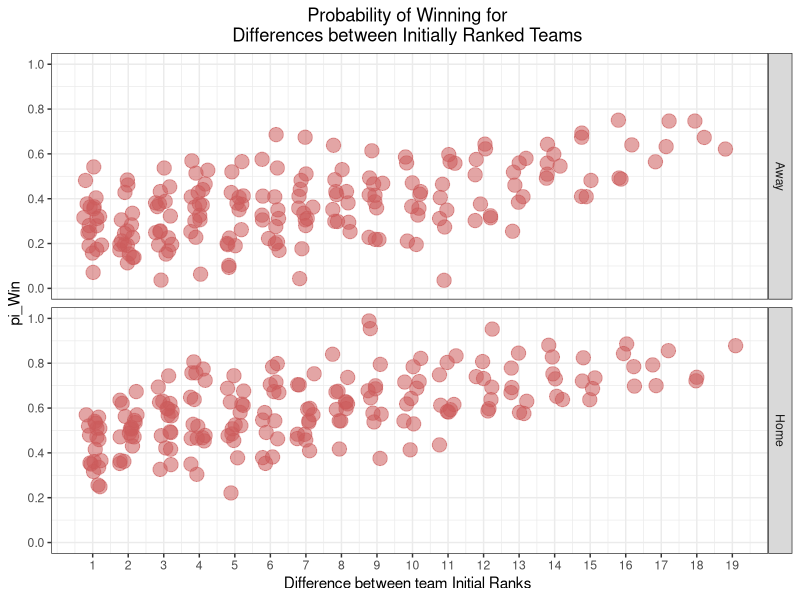
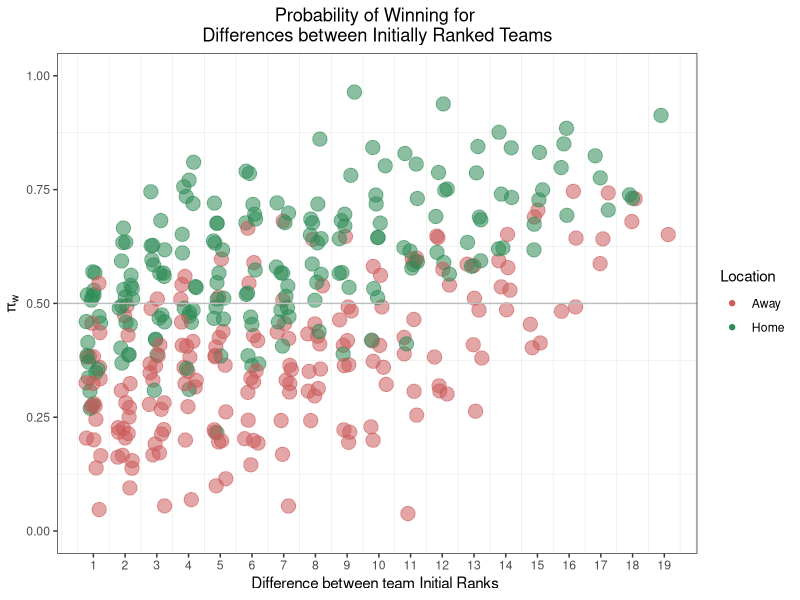
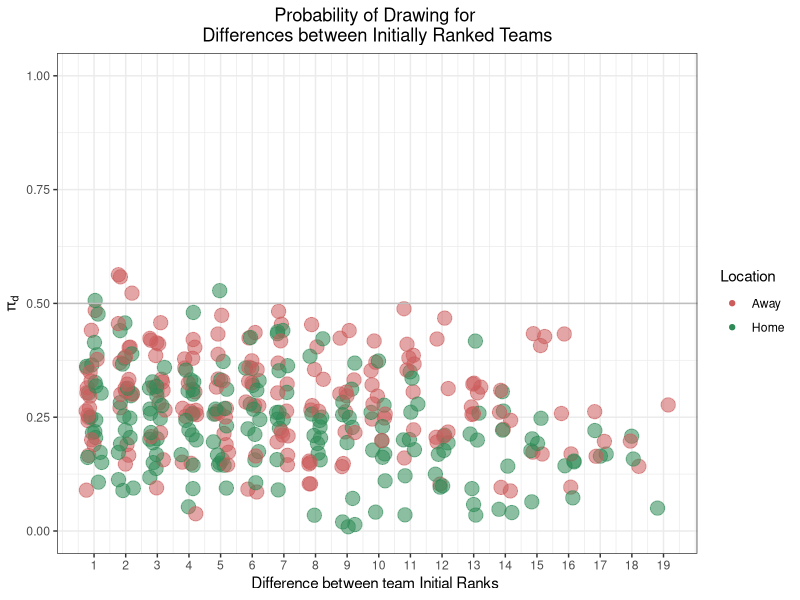
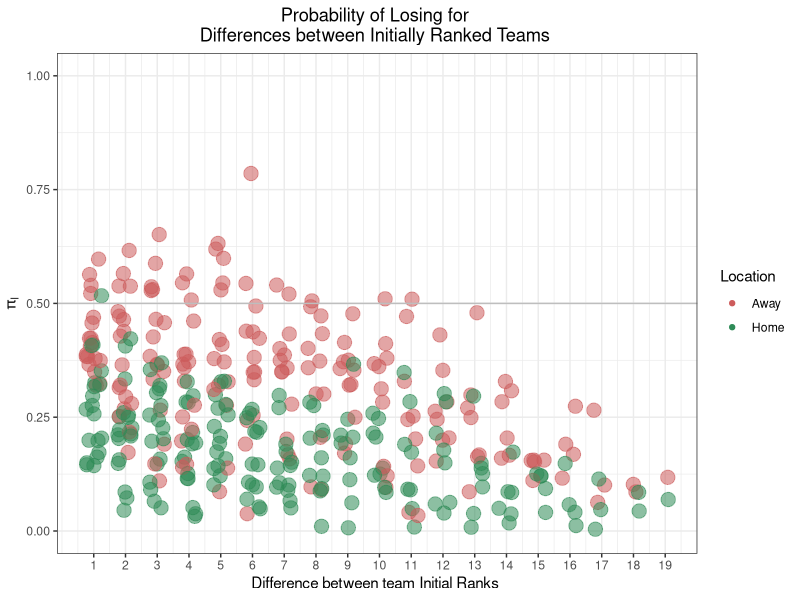
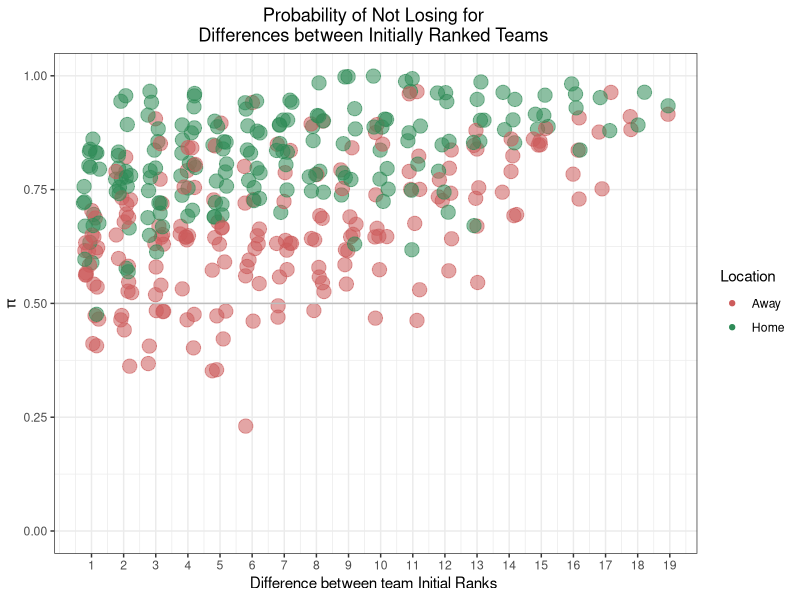
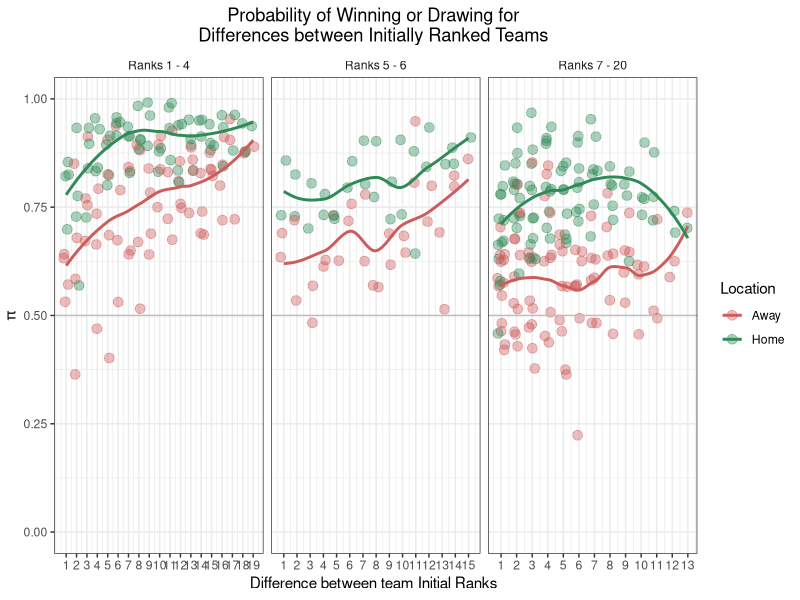
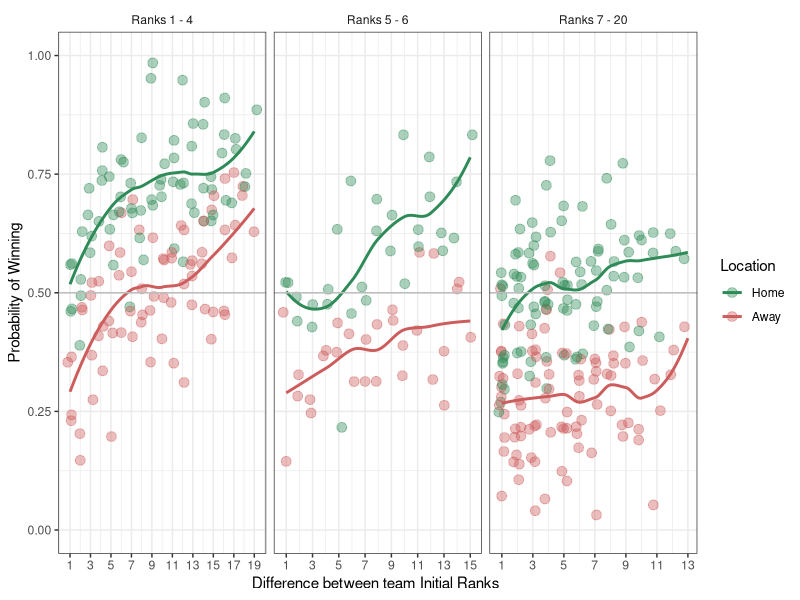
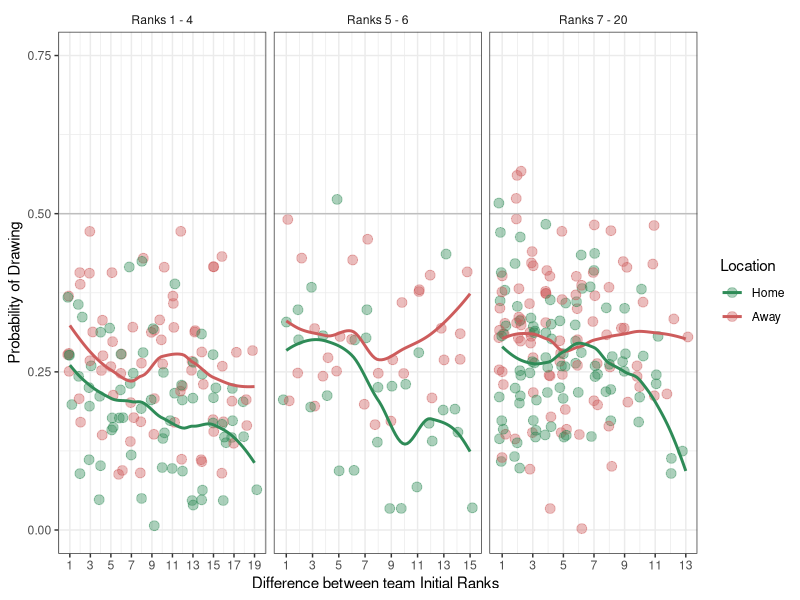

Recreate these plots in R, in order.
## Probability Charts
# libraries
library(ggplot2)
library(dplyr)
library(tidyr)
library(stringr)
library(lubridate)
library(gridExtra)
library(tidyverse)

setwd("/Users/craigheard/Documents/University/Miami Graduate School/Masters Project/Data")
rankings <- read.csv("PL Ranking Data.csv")

# creates rankings
rankings <- rankings %>% 
  select(Season,Year, Rank, Team, Opposition.Rank, Opposition, Game.., 
                                Location, Team.Points, Opp.Points) %>%
  filter(Season <20)
                          

# variable needed for charts
brks <-seq(1:19)

# build 380 matrix with probabilities for each match
rankings$Location <- as.integer(ifelse(rankings$Location == "Home", 1, 0)) # used to identify Home = 1 and Away =0
results_table <- rankings %>% 
  group_by(Rank, Opposition.Rank, Location, Team.Points) %>%
  tally() %>% 
  spread(Team.Points, n)

results_table[is.na(results_table)] <- 0

colnames(results_table)[4] <- "Losses"
colnames(results_table)[5] <- "Draws"
colnames(results_table)[6] <- "Wins"

prob_table <- results_table %>% 
  mutate( Games = Losses + Draws + Wins, pi_Loss = Losses/Games, 
          pi_Draw = Draws/Games, pi_Win = Wins/Games,
          Strata = cut(Rank, breaks = c(0,4,6,20))) %>% 
  select(Strata, Rank, Opposition.Rank, Location, pi_Loss, pi_Draw, pi_Win)
p.table <- as.matrix(prob_table)

# join prob and results table and export
probresults_table <- results_table %>% 
  mutate( Games = Losses + Draws + Wins, pi_Loss = Losses/Games, 
          pi_Draw = Draws/Games, pi_Win = Wins/Games,
          Strata = cut(Rank, breaks = c(0,4,6,20)))
write_csv(probresults_table, "PL Probability + Results.csv")

# create difference columns
prob_table$Difference <- prob_table$Opposition.Rank - prob_table$Rank
prob_table$NoLose <- 1 - prob_table$pi_Loss
prob_table$Location <- factor(prob_table$Location)
levels(prob_table$Location) <- c("Away", "Home")

ggplot() +
  geom_jitter(aes(x = Difference, y = pi_Win, alpha = 0.5, size = 1.25), color="indianred",
              stat="identity", height =NULL, width = 0.25, data=prob_table) +
  xlab("Difference between team Initial Ranks ") +
  theme_bw() +
  scale_alpha(guide = 'none') +
  scale_size(guide = 'none') +
  scale_x_continuous(breaks=brks) +
  scale_y_continuous(breaks=seq(0,1,0.2), limits = c(0,1)) +
  ggtitle("Probability of Winning for \nDifferences between Initially Ranked Teams ")+
  theme(plot.title=element_text(hjust=0.5)) +
  facet_grid(Location ~ .)

ggplot() +
  geom_jitter(aes(x = Difference, y = pi_Win, alpha = 0.5, size = 1.25, color=Location), 
              stat="identity", height =NULL, width = 0.25, data=prob_table) +
  geom_hline(yintercept = 0.5, color = "gray") +
  xlab("Difference between team Initial Ranks ") +
  ylab(expression(pi[w])) +
  theme_bw() +
  scale_alpha(guide = 'none') +
  scale_size(guide = 'none') +
  scale_color_manual(values=c("indianred", "seagreen")) +
  scale_x_continuous(breaks=brks) +
  scale_y_continuous(breaks=seq(0,1,0.25), limits = c(0,1)) +
  ggtitle("Probability of Winning for \nDifferences between Initially Ranked Teams")+
  theme(plot.title=element_text(hjust=0.5),
        panel.grid.major = element_blank()) 

# probability of drawing
ggplot() +
  geom_jitter(aes(x = Difference, y = pi_Draw, alpha = 0.5, size = 1.25, color = Location), 
              stat="identity", height =NULL, width = 0.25, data=prob_table) +
  geom_hline(yintercept = 0.5, color = "gray") +
  xlab("Difference between team Initial Ranks ") +
  ylab(expression(pi[d])) +
  theme_bw() +
  scale_alpha(guide = 'none') +
  scale_size(guide = 'none') +
  scale_color_manual(values=c("indianred", "seagreen")) +
  scale_x_continuous(breaks=brks) +
  scale_y_continuous(breaks=seq(0,1,0.25), limits = c(0,1)) +
  ggtitle("Probability of Drawing for \nDifferences between Initially Ranked Teams")+
  theme(plot.title=element_text(hjust=0.5))

# probability of losing
ggplot() +
  geom_jitter(aes(x = Difference, y = pi_Loss, alpha = 0.5, size = 1.25, color = Location), 
              stat="identity", height =NULL, width = 0.25, data=prob_table) +
  geom_hline(yintercept = 0.5, color = "gray") +
  xlab("Difference between team Initial Ranks ") +
  ylab(expression(pi[l])) +
  theme_bw() +
  scale_alpha(guide = 'none') +
  scale_size(guide = 'none') +
  scale_color_manual(values=c("indianred", "seagreen")) +
  scale_x_continuous(breaks=brks) +
  scale_y_continuous(breaks=seq(0,1,0.25), limits = c(0,1)) +
  ggtitle("Probability of Losing for \nDifferences between Initially Ranked Teams ")+
  theme(plot.title=element_text(hjust=0.5))


# probability of not losing
ggplot() +
  geom_jitter(aes(x = Difference, y = NoLose, alpha = 0.5, size = 1.25, color = Location), 
              stat="identity", height =NULL, width = 0.25, data=prob_table) +
  geom_hline(yintercept = 0.5, color = "gray") +
  xlab("Difference between team Initial Ranks ") +
  ylab(expression(pi)) +
  theme_bw() +
  scale_alpha(guide = 'none') +
  scale_size(guide = 'none') +
  scale_color_manual(values=c("indianred", "seagreen")) +
  scale_x_continuous(breaks=brks) +
  scale_y_continuous(breaks=seq(0,1,0.25), limits = c(0,1)) +
  ggtitle("Probability of Not Losing for \nDifferences between Initially Ranked Teams ")+
  theme(plot.title=element_text(hjust=0.5))

levels(prob_table$Strata) <- c("Ranks 1 - 4", "Ranks 5 - 6", "Ranks 7 - 20")
probSum <- prob_table %>%
           group_by(Strata, Difference, Location) %>%
           summarize( NoLoseAvg = mean(NoLose), NoLoseSD = sd(NoLose),
                      winAvg = mean(pi_Win), winSD = sd(pi_Win),
                      drawAvg = mean(pi_Draw), drawSD = sd(pi_Draw))


# creates plot for probability of winning or drawing
noLose <- ggplot() +
  geom_jitter(aes(x = Difference, y = NoLose, color = Location),  alpha = 0.4, size = 3,
              stat="identity", height =NULL, width = 0.25, data=prob_table) +
  geom_smooth(aes(x = Difference, y = NoLoseAvg, color = Location), alpha =1, size = 1, se=FALSE,
             data=probSum) +
  geom_hline(yintercept = 0.5, color = "gray") +
  xlab("Difference between team Initial Ranks ") +
  ylab(expression(pi)) +
  theme_bw() +
  facet_wrap(~Strata, nrow = 1, scales = "free_x") +
  scale_alpha(guide = 'none') +
  scale_size(guide = 'none') +
  scale_color_manual(values=c("indianred", "seagreen")) +
  scale_x_continuous(breaks=brks) +
  scale_y_continuous(breaks=seq(0,1,0.25), limits = c(0,1)) +
  ggtitle("Probability of Winning or Drawing for \nDifferences between Initially Ranked Teams ")+
  theme(plot.title=element_text(hjust=0.5),
        strip.background = element_blank())
noLose

prob_table$Location <- relevel(prob_table$Location, "Home")

win <- ggplot() +
  geom_jitter(aes(x = Difference, y = pi_Win, color = Location),  alpha = 0.4, size = 3,
              stat="identity", height =NULL, width = 0.25, data=prob_table) +
  geom_smooth(aes(x = Difference, y = winAvg, color = Location), alpha =1, size = 1, se=FALSE,
              data=probSum) +
  geom_hline(yintercept = 0.5, color = "gray") +
  xlab("Difference between team Initial Ranks ") +
  ylab("Probability of Winning") +
  theme_bw() +
  facet_wrap(~Strata, nrow = 1, scales = "free_x") +
  scale_alpha(guide = 'none') +
  scale_size(guide = 'none') +
  scale_color_manual(values=c("seagreen", "indianred")) +
  scale_x_continuous(breaks=seq(1,20,2)) +
  scale_y_continuous(breaks=seq(0,1,0.25), limits = c(0,1)) +
  #ggtitle("Probability of Winning or Drawing for Differences between\n Initially Ranked Teams by Initial Ranking Strata")+
  theme(plot.title=element_text(hjust=0.5),
        strip.background = element_blank())
win

prob_table$Location <- relevel(prob_table$Location, "Home")
draw <- ggplot() +
  geom_jitter(aes(x = Difference, y = pi_Draw, color = Location),  alpha = 0.4, size = 3,
              stat="identity", height =NULL, width = 0.25, data=prob_table) +
  geom_smooth(aes(x = Difference, y = drawAvg, color = Location), alpha =1, size = 1, se=FALSE,
               data=probSum) +
  geom_hline(yintercept = 0.5, color = "gray") +
  xlab("Difference between team Initial Ranks ") +
  ylab("Probability of Drawing") +
  theme_bw() +
  facet_wrap(~Strata, nrow = 1, scales = "free_x") +
  scale_alpha(guide = 'none') +
  scale_size(guide = 'none') +
  scale_color_manual(values=c("seagreen","indianred")) +
  scale_x_continuous(breaks=seq(1,20,2)) +
  scale_y_continuous(breaks=seq(0,0.75,0.25), limits = c(0,0.75)) +
  #ggtitle("Probability of Winning or Drawing for \nDifferences between Initially Ranked Teams ")+
  theme(plot.title=element_text(hjust=0.5),
        strip.background = element_blank())
draw

grid.arrange(win, draw, ncol = 1)


# creates plot for probability of winning or drawing
prob1 <- prob_table %>% filter(Rank==1)
prob5 <- prob_table %>% filter(Rank==5)
prob10 <- prob_table %>% filter(Rank==10)

ggplot() +
  geom_line(aes(x = Difference, y = NoLose, group=factor(Rank)), 
            color = "gray", alpha = 0.5, data=prob_table) +
  geom_line(aes(x = Difference, y = NoLose, group=factor(Rank)),
            color = "seagreen", size = 1, data=prob1) +
  # geom_line(aes(x = Difference, y = NoLose, group=factor(Rank)), 
  #           color = "gold", size = 1, data=prob5) +
  # geom_line(aes(x = Difference, y = NoLose, group=factor(Rank)), 
  #           color = "indianred", size = 1, data=prob10) +
  xlab("Difference between team Initial Ranks ") +
  ylab(expression(pi)) +
  theme_bw() +
  scale_alpha(guide = 'none') +
  scale_size(guide = 'none') +
  scale_x_continuous(breaks=brks) +
  scale_y_continuous(breaks=seq(0,1,0.25), limits = c(0,1)) +
  ggtitle("Probability of Winning or Drawing for \nDifferences between Initially Ranked Teams ")+
  theme(plot.title=element_text(hjust=0.5))



# playaround
rankings$colGame <- cut(rankings$Game.., breaks = c(0,6,12,19,26,32,38))

 


